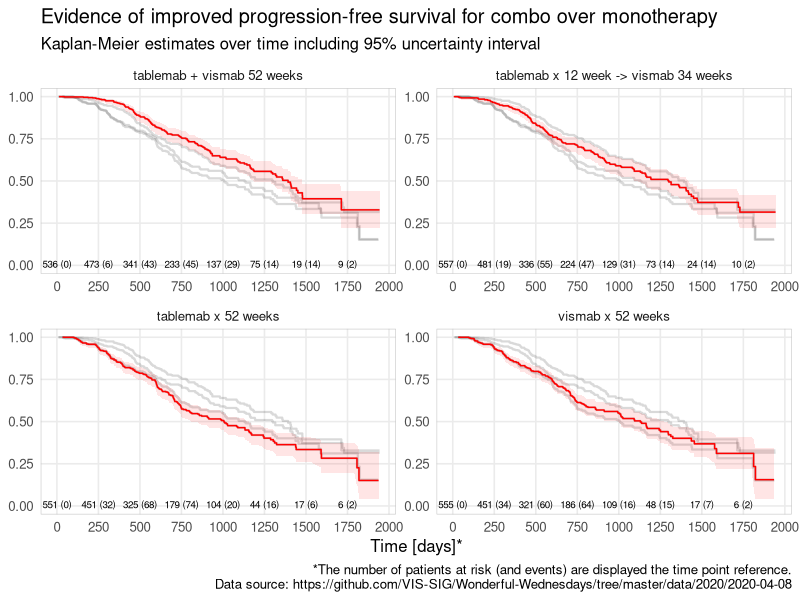

Write R code to recreate this figure.
## ---- chunk 1
knitr::opts_chunk$set(
  collapse = TRUE,
  comment = "#>"
)
## ---- chunk 2
library(tidyverse)    
library(broom)
library(survival)
library(here)
## ---- chunk 3
ADTTE <- read_csv(here("data", 'psi-vissig-adtte.csv'))
## ---- chunk 4
title <- "Evidence of improved progression-free survival for combo over monotherapy"
subtitle <- "Kaplan-Meier estimates over time including 95% uncertainty interval"
source <- "*The number of patients at risk (and events) are displayed the time point reference.
Data source: https://github.com/VIS-SIG/Wonderful-Wednesdays/tree/master/data/2020/2020-04-08"
y_axis <- "Progression free survival"
x_axis <- "Time [days]*"
## ---- chunk 5
fit <- survfit(Surv(AVAL, CNSR == 0) ~ TRT01P, data = ADTTE, conf.type = 'log-log' ) 
## ---- chunk 6
sumfit <- summary(fit, times = c(0, 250, 500, 750, 1000, 1250, 1500, 1750, 2000)) 
## ---- chunk 7
km <-
  survfit(Surv(AVAL, CNSR == 0) ~ TRT01P,
          data = ADTTE,
          conf.type = 'log-log')  %>%
  broom::tidy(fit) %>%
  dplyr::mutate(group = stringr::str_remove(strata, "TRT01P=")) %>%
  dplyr::mutate(group = factor(
    group,
    levels = c(
      "tablemab + vismab 52 weeks",
      "tablemab x 12 week -> vismab 34 weeks",
      "vismab x 52 weeks",
      "tablemab x 52 weeks"
    )
  ))

## ---- chunk 8
km_sm <- km %>%
  mutate(group2 = group)
## ---- chunk 9
risk_data <-
  tibble(
    time =  sumfit$time,
    group = sumfit$strata,
    n.risk =   sumfit$n.risk,
    n.events = sumfit$n.event
  ) %>%
  dplyr::mutate(
    group = stringr::str_remove(group, "TRT01P="),
    label = paste0(n.risk, " (", n.events, ")"),
    y_pos = 0.01,
    group2 = group
  )

risk_data %>% glimpse()
## ---- chunk 10


km %>% ggplot(aes(x = time, y = estimate, group = group)) +
  
  ## draw the ghost lines of each treatment by facet. Force the group facet to null
  geom_step(
    data = transform(km_sm, group = NULL),
    aes(x = time, y = estimate, group = group2),
    size = 0.75,
    color = "#000000",
    alpha = 0.15
  ) +
  
  ## draw km lines
  geom_ribbon(aes(ymin = conf.low, ymax = conf.high),
              alpha = 0.1,
              fill = "red") +
  geom_step(color = "red") +
  
  ## draw risk set
  geom_text(
    data = risk_data,
    mapping = aes(
      x = time,
      y = y_pos,
      label = label,
      group = group,
      fill = NULL
    ),
    size = 2.5
  ) +
  
  ## asthetics of the plot
  scale_x_continuous(breaks = c(0, 250, 500, 750, 1000, 1250, 1500, 1750, 2000)) +
  scale_y_continuous(breaks = c(0, 0.25, 0.50, 0.75, 1),
                     limits = c(0, 1)) +
  
  ## annotations
  labs(title = title,
       subtitle = subtitle,
       caption = source) +
  xlab(x_axis) +
  ylab(y_axis) +
  
  # set up basic theme
  theme_minimal(base_size = 12) +
  theme(
    panel.grid.minor = element_blank(),
    axis.title.y = element_blank(),
    legend.position = "none"
  ) +
  # Set the entire chart region to a light gray color
  theme(panel.border = element_rect(color = "grey", fill = NA, size = 0.35)) +
  facet_wrap( ~ group, scales = 'free', ncol = 2) 
